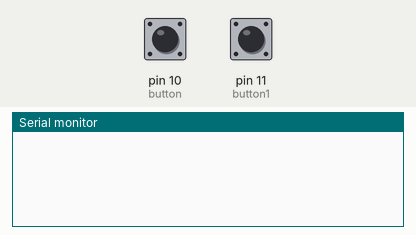
This sketch was run on a simulated Arduino Uno, built with avr-gcc and run on an emulated ATmega328P. Shown: the last lines printed to the serial monitor. Inputs (shaded band) come from the test bench; at power-on: pin 10 (button) LOW, pin 11 (button1) LOW.

Above: at 2.2 s.
2.3 s: pin 10 (button) pulled HIGH for 0.15 s
At 2.9 s:
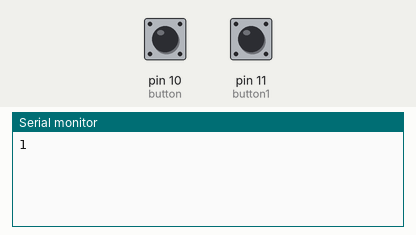
3.9 s: pin 11 (button1) pulled HIGH for 0.15 s
At 5.1 s:
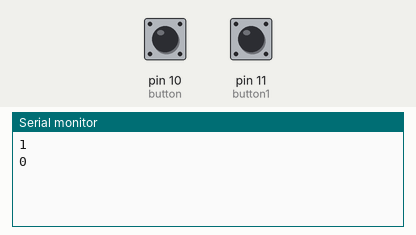
5.5 s: pin 11 (button1) pulled HIGH for 1 s
At 6.6 s:
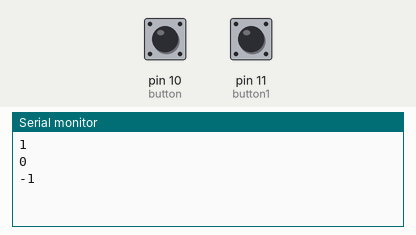
8.0 s: pin 10 (button) pulled HIGH for 3.2 s
At 12.0 s:
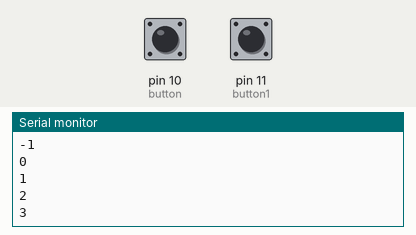
Timing chart, 0 to 13.5 s (numbered marks = the images above; inputs shaded):
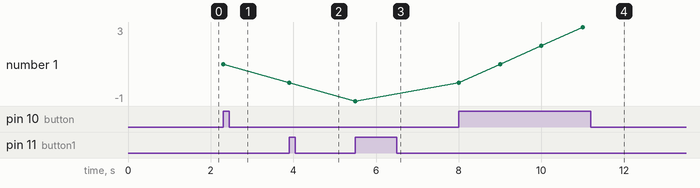

Measured:
- after the input at 2.3 s, the serial monitor: prints a new line at once (image 1)
- after the input at 3.9 s, the serial monitor: prints a new line at once (image 2)
- after the input at 5.5 s, the serial monitor: prints a new line at once (image 3)
- after the input at 8.0 s, the serial monitor: prints a new line at once (image 4)
- plotted number 1: 1 → 0 after the input at 3.9 s, 0 → -1 after the input at 5.5 s, -1 → 3 after the input at 8.0 s

The sketch:

sketch_oct05e.ino
```cpp
const int button = 10;
const int button1 = 11;
int y = 0;
boolean g = true;
void setup() {

  Serial.begin(9600);
y = Serial.parseInt();
}

void loop() {


    if (digitalRead(button) == HIGH && g) {
      g = false;
      Serial.println(y + 1);
      y = y + 1;
      delay(1000);

    } if (digitalRead(button) == LOW && !g) {
      g = true;
    } if (digitalRead(button1) == HIGH && g) {
      g = false;
      Serial.println(y - 1);
      y = y - 1;
      delay(1000);

    } if (digitalRead(button1) == LOW && !g) {
      g = true;
    }


}
```
